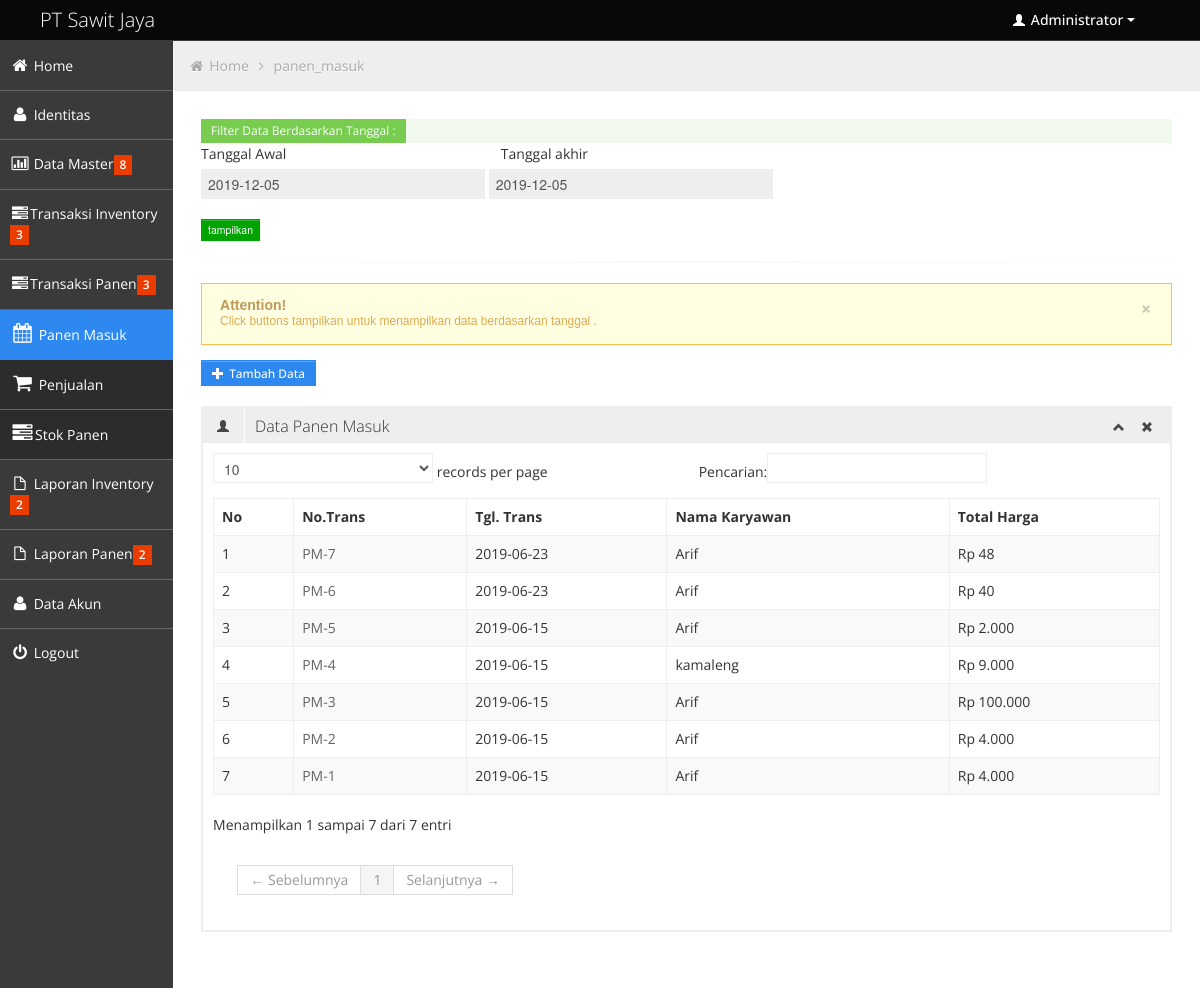
/index.php?halaman=panen_masuk (signed in), run on the app's committed database.
### tables this page shows
CREATE TABLE IF NOT EXISTS `identitas` (
  `id_identitas` int(3) NOT NULL AUTO_INCREMENT,
  `nama_identitas` varchar(100) NOT NULL,
  `alamat` varchar(30) NOT NULL,
  `telp` varchar(12) NOT NULL,
  `keterangan` varchar(30) NOT NULL,
  PRIMARY KEY (`id_identitas`)
);

CREATE TABLE IF NOT EXISTS `hasil` (
  `inc` int(9) NOT NULL,
  `hasil_id` varchar(9) NOT NULL,
  `tgl_trans` varchar(10) NOT NULL,
  `kar_id` varchar(90) NOT NULL,
  `total` double(20,0) NOT NULL,
  PRIMARY KEY (`inc`),
  KEY `beli_id` (`hasil_id`),
  KEY `supplier_id` (`kar_id`)
);

CREATE TABLE IF NOT EXISTS `karyawan` (
  `inc` int(9) NOT NULL,
  `kar_id` varchar(9) NOT NULL,
  `kar_nama` varchar(90) NOT NULL,
  `kar_alamat` varchar(90) NOT NULL,
  `kar_kota` varchar(50) NOT NULL,
  `kar_email` varchar(90) NOT NULL,
  `kar_kontak` varchar(20) NOT NULL,
  PRIMARY KEY (`inc`),
  KEY `pelanggan_id` (`kar_id`)
);

### library/fungsi_standar.php (called while the page is built, shortened)
<?php
function digit($data){
		$input=$data;
		$panjang=strlen($input);
if ($panjang==0)
{
	return $input;
}
elseif ($panjang < 4)
{
	return $input;
}
else
{
		$n=$panjang-1;
		$point=1;
		$j=1;
		$teks=array();
	for ($i=$n;$i>0;$i--)
	{
		if($point==3)
		{
			$teks["$j"]=substr($input,$i,3);
			$point=0;
			$j++;
			$g=$i;
		}
		$point++;
	}
	$input= substr($input,0,$g);
	for ($k=$j;$k>0;$k--)
	{
		if ($k==1){
			$input=$input. $teks["$k"];
		}else{
			$input=$input. $teks["$k"].".";
		}
	}
	return $input;
}
}
?>

### panen_masuk.php (the view)
<div class="priority low"><span>Filter Data Berdasarkan Tanggal :</span></div>
<form id="form1" name="form1" method="post" action="index.php?halaman=panen_masuk_cari">
			<div class="control-group">
			<label class="control-label" for="date01">Tanggal Awal &nbsp;&nbsp;&nbsp;&nbsp;
			&nbsp;&nbsp;&nbsp;&nbsp;&nbsp;&nbsp;&nbsp;&nbsp;&nbsp;&nbsp;&nbsp;&nbsp;&nbsp;&nbsp;&nbsp;&nbsp;&nbsp;&nbsp;&nbsp;&nbsp;&nbsp;&nbsp;&nbsp;&nbsp;&nbsp;&nbsp;&nbsp;&nbsp;&nbsp;&nbsp;&nbsp;&nbsp;&nbsp;&nbsp;&nbsp;&nbsp;&nbsp;&nbsp;&nbsp;&nbsp;&nbsp;&nbsp;&nbsp;&nbsp;&nbsp;&nbsp;&nbsp;&nbsp;&nbsp;&nbsp;&nbsp;&nbsp;
			Tanggal akhir</label>
			<div class="controls">
			<input type="text" class="input-xlarge datepicker" id="date01" name="tgl_awal" readonly="true" value="<?php echo date(Y)."-".date(m)."-".date(d);?>">
			<input type="text" class="input-xlarge datepicker" id="date02" name="tgl_akhir" readonly="true" value="<?php echo date(Y)."-".date(m)."-".date(d);?>">
			</div>
			</div>
			<input name="tampil" class="btn btn-mini btn-success"  type="submit" value="tampilkan" />
 </form>
<hr/>
<div class="alert alert-block">
							<button type="button" class="close" data-dismiss="alert">×</button>
							<h4 class="alert-heading">Attention!</h4>
							<p>Click buttons tampilkan untuk menampilkan data berdasarkan tanggal .</p>
						</div>
<a href='form_hasil.php' class='btn btn-small btn-primary'> <i class="halflings-icon white plus"></i> <span>Tambah Data</span>
   </a>
   <br/>
   <br/>
<div class='row-fluid sortable'>
				<div class='box span12'>
					<div class='box-header' data-original-title>
						<h2><i class='halflings-icon user'></i><span class='break'></span>Data Panen Masuk</h2>
						<div class='box-icon'>
							<a href='#' class='btn-minimize'><i class='halflings-icon chevron-up'></i></a>
							<a href='#' class='btn-close'><i class='halflings-icon remove'></i></a>
						</div>
					</div>
					<div class='box-content'>
						<table class='table table-striped table-bordered bootstrap-datatable datatable'>
						  <thead>
							  <tr>
	<th>No</th>
	<th>No.Trans</th>
    <th>Tgl. Trans</th>
    <th>Nama Karyawan</th>
    <th>Total Harga</th>
							  </tr>
						  </thead>
						  <tbody>
							<?php
		$pesan="SELECT * FROM hasil ORDER BY inc DESC LIMIT 25";
		$query=mysql_query($pesan);
		$no=1;
		while($row=mysql_fetch_array($query)){
		$z=mysql_fetch_array(mysql_query("SELECT * FROM karyawan WHERE kar_id='$row[kar_id]'"));
		?>
		<tr><td><?php echo "$no"; ?></td>
           <td><a href="#" onclick="javascript:wincal=window.open('hasil_detail.php?id=<?php echo $row['hasil_id']; ?>','Lihat Data','width=790,height=400,scrollbars=1');">
    <?php echo $row['hasil_id']; ?></a>
    </td>
    <td><?php echo "$row[tgl_trans]"; ?></td>
    <td><?php echo "$z[kar_nama]"; ?></td>
    <td align="right"><?php echo "Rp "; echo digit($row['total']); ?></td>
							</tr>
							<?php $no++;}?>
						  </tbody>
					  </table>
					</div>
				</div>
			</div>

### header.php (shortened to what this page needs)
<div class="navbar">
	<div class="navbar-inner">
		<div class="container-fluid">
			<a class="brand" href="index.html"><span><?php echo"$idn[nama_identitas]";?></span></a>
			<div class="nav-no-collapse header-nav">
				<ul class="nav pull-right">
					<li class="dropdown">
						<a class="btn dropdown-toggle" data-toggle="dropdown" href="#">
							<i class="halflings-icon white user"></i> Administrator
							<span class="caret"></span>
						</a>
					</li>
				</ul>
			</div>
		</div>
	</div>
</div>

### css/halflings.css (style rules this page uses)
html, html .halflings { -webkit-font-smoothing: antialiased !important; }
.halflings-icon { display: inline-block; width: 14px; height: 14px; line-height: 14px; vertical-align: text-top; background-image: url(../img/glyphicons_halflings.svg); background-position: 0 0; background-repeat: no-repeat; vertical-align: top; *display: inline; *zoom: 1; *margin-right: .3em; }
.halflings-icon.white { background-image: url(../img/glyphicons_halflings-white.svg); }
.halflings-icon.user { background-position: -168px 0; }
.halflings-icon.remove { background-position: -312px 0; }
.halflings-icon.plus { background-position: -408px -96px; }
.halflings-icon.chevron-up { background-position: -288px -120px; }

### css/style-forms.css (style rules this page uses)
.add-on, select, textarea, input[type="text"], input[type="password"], input[type="datetime"], input[type="datetime-local"], input[type="date"], input[type="month"], input[type="time"], input[type="week"], input[type="number"], input[type="email"], input[type="url"], input[type="search"], input[type="tel"], input[type="color"], input[type="file"], .uneditable-input { border-color: #eee !important; display: inline-block; height: 20px; padding: 4px 6px; margin-bottom: 10px; font-size: 14px; line-height: 20px; color: #555555; vertical-align: middle; -webkit-border-radius: 0px; -moz-border-radius: 0px; border-radius: 0px; }
input, textarea, .uneditable-input { width: 206px; }
textarea, input[type="text"], input[type="password"], input[type="datetime"], input[type="datetime-local"], input[type="date"], input[type="month"], input[type="time"], input[type="week"], input[type="number"], input[type="email"], input[type="url"], input[type="search"], input[type="tel"], input[type="color"], .uneditable-input { background-color: #ffffff; border: 1px solid #cccccc; -webkit-box-shadow: none; -moz-box-shadow: none; box-shadow: none; -webkit-transition: border linear 0.2s, box-shadow linear 0.2s; -moz-transition: border linear 0.2s, box-shadow linear 0.2s; -o-transition: border linear 0.2s, box-shadow linear 0.2s; transition: border linear 0.2s, box-shadow linear 0.2s; }
input[type="file"], input[type="image"], input[type="submit"], input[type="reset"], input[type="button"], input[type="radio"], input[type="checkbox"] { width: auto; }
.input-xlarge { width: 270px; }
input, textarea, .uneditable-input { margin-left: 0; }
input[disabled], select[disabled], textarea[disabled], input[readonly], select[readonly], textarea[readonly] { cursor: not-allowed; background-color: #eeeeee; }
.control-group { margin-bottom: 10px; }

### data on the page
identitas: nama_identitas "PT Sawit Jaya"
hasil: hasil "PM-7", tgl_trans "2019-06-23", karyawan.kar_nama "Arif", total "48"
hasil: hasil "PM-6", tgl_trans "2019-06-23", karyawan.kar_nama "Arif", total "40"
hasil: hasil "PM-5", tgl_trans "2019-06-15", karyawan.kar_nama "Arif", total "2.000"
hasil: hasil "PM-4", tgl_trans "2019-06-15", karyawan.kar_nama "kamaleng", total "9.000"
hasil: hasil "PM-3", tgl_trans "2019-06-15", karyawan.kar_nama "Arif", total "100.000"
hasil: hasil "PM-2", tgl_trans "2019-06-15", karyawan.kar_nama "Arif", total "4.000"
hasil: hasil "PM-1", tgl_trans "2019-06-15", karyawan.kar_nama "Arif", total "4.000"

### other printed values
$hal "panen_masuk"
